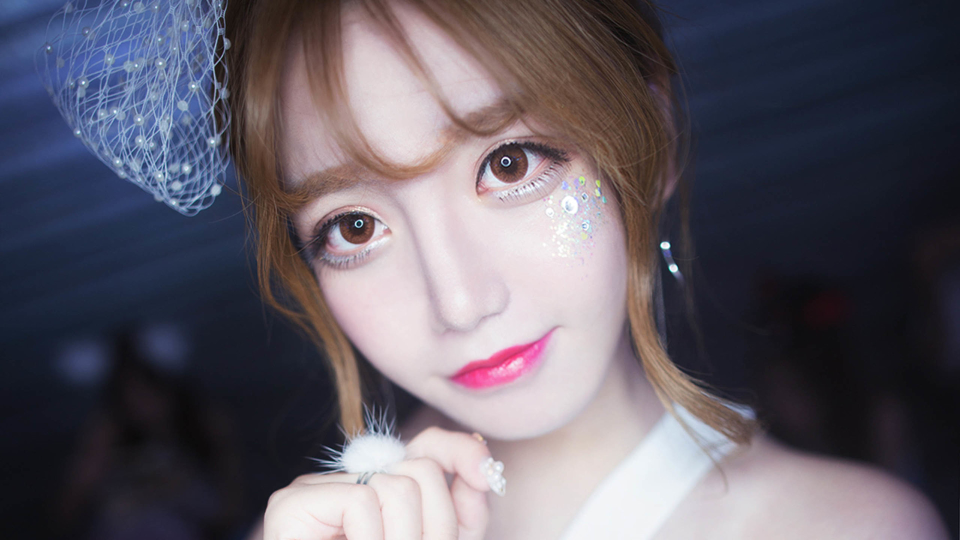
#> input picture image.jpg, 1920 x 1080 px (shown at 1/2 size)
$ python draft.py
#> lines starting #> are read from the running program, lines starting #| are printed output that depends on the picture
import cv2
img=cv2.imread("image.jpg")
#> img is the input picture: shape (1080, 1920, 3); mean B, G, R 103.3, 92.9, 98.1
img=cv2.resize(img, (0,0), fx=0.5, fy=0.5)
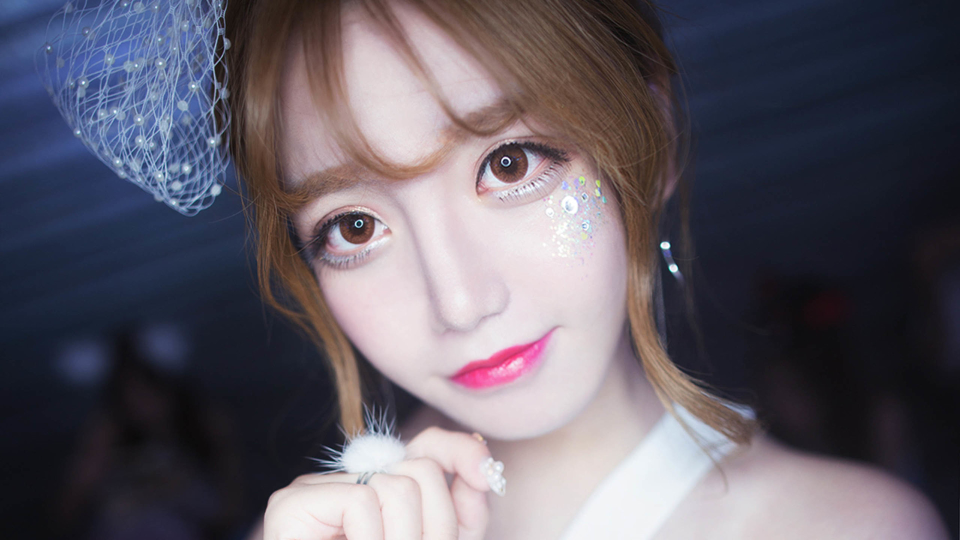
#> img: shape (540, 960, 3); mean B, G, R 103.4, 93, 98.2
cv2.namedWindow("src",0)
cv2.imshow("src", img)
cv2.waitKey(0)
